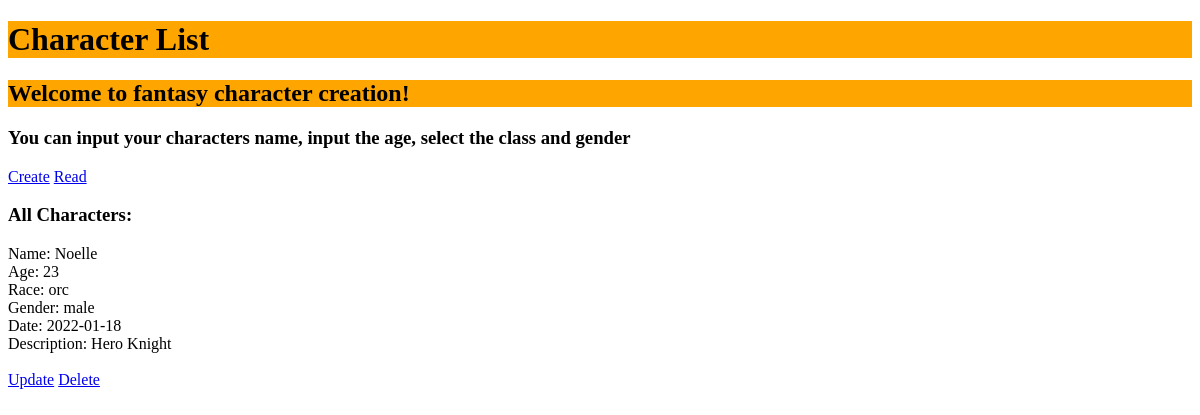
Before: /read with the older database file.
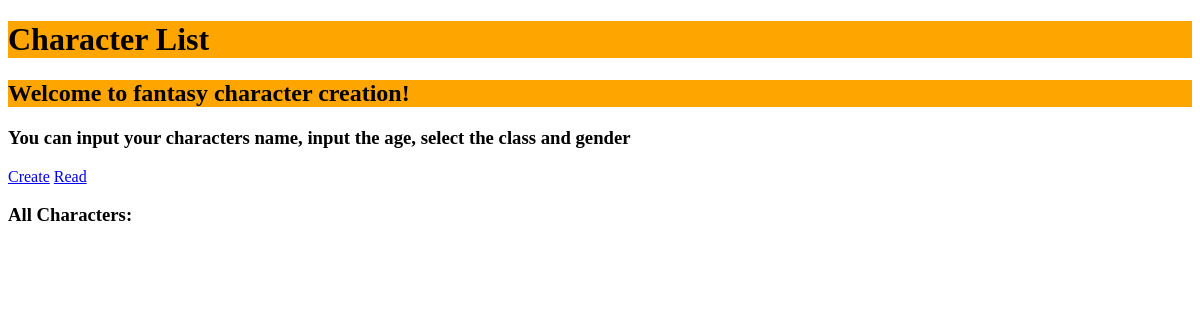
After: the same page with the newer database file.
### application/models.py (models this page shows)
class Characters(db.Model):
    character_id = db.Column(db.Integer, primary_key=True)
    name = db.Column(db.String(30), nullable=False)
    age = db.Column(db.Integer, nullable=False)
    race = db.Column(db.String(30), nullable=False)
    gender = db.Column(db.String(30), nullable=False)
    date= db.Column(db.Date, nullable = False)
    description = db.Column(db.String(30),nullable=False)
    completed = db.Column(db.Boolean , default=False)

### application/routes.py (the view)
@app.route('/', methods=['GET'])
@app.route('/read', methods=['GET'])
def read():
    characters = Characters.query.all()
    return render_template('read.html', characters=characters)

### application/templates/read.html
{% extends 'main.html' %}
{% block todo %}
    <h3>All Characters:</h3>
    <p>
    {% for character in characters %}
        Name: {{ character.name }} <br>
        Age: {{ character.age }} <br>
        Race: {{ character.race}} <br>
        Gender: {{ character.gender }} <br>
        Date: {{ character.date }} <br>
        Description: {{ character.description }} <br>
        <br>
        <span><a href="{{ url_for('update', name=character.name) }}">Update</a></span>
        <span><a href="{{ url_for('delete', name=character.name) }}">Delete</a></span>
        <br>
        <br>
    {% endfor %}
    </p>
{% endblock todo %}

### application/templates/main.html (shortened to what this page needs)
<!DOCTYPE html>
<html>
    <head>
    </head>
    <body>
        <h1 style="background-color:orange;"></h1style>Character List</h1>
        <h2 style="background-color:orange;"></h2style> Welcome to fantasy character creation!</h2>
        <h3> You can input your characters name, input the age, select the class and gender</h3>
        <span><a href="{{ url_for('create') }}">Create</a></span>
        <span><a href="{{ url_for('read') }}">Read</a></span>
        {% block todo %}{% endblock todo %}
    </body>
</html>

Changed rows visible on the page:
removed Characters: name "Noelle", age "23", race "orc", gender "male", date "2022-01-18", description "Hero Knight"
